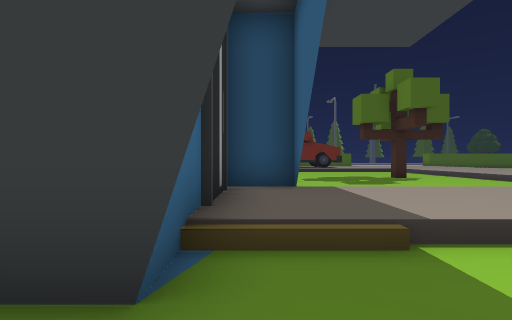
view 1 (above)

21 first-person views from a walk through a 3-D level made in the Unity game engine. The camera is 1.4 m above the floor, looks level and sees 80° across. The floor is counted in squares, 2 m on a side. Each view is taken from the middle of a square. On the plan, view 1 faces up. The plan holds only what a view shows up to about 10 squares ahead; the rest is blank. The place goes on beyond the plan. The player character is not drawn. Some animated figures are not drawn. Some surface patterns are stand-ins.

view 2
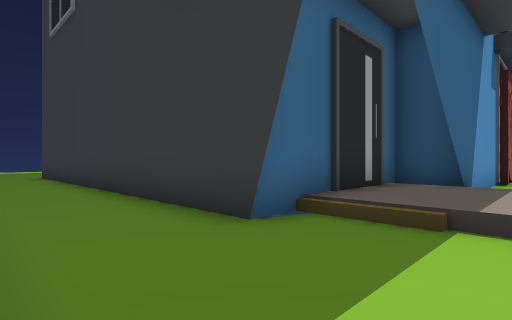

view 3
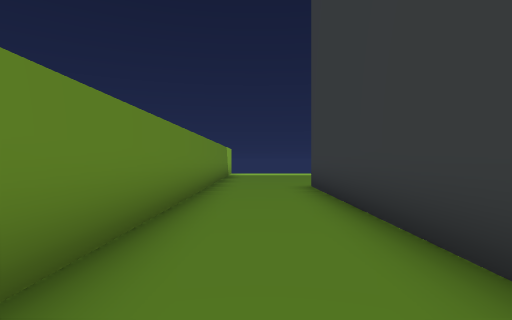

view 4
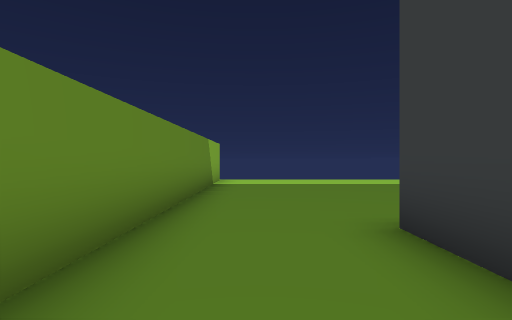

view 5
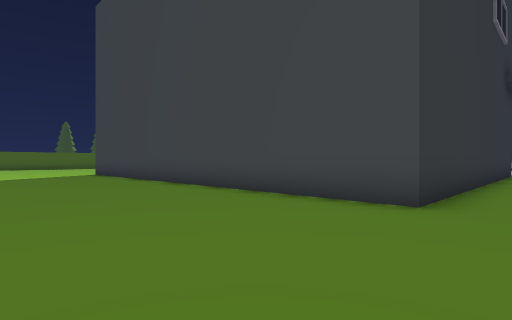

view 6
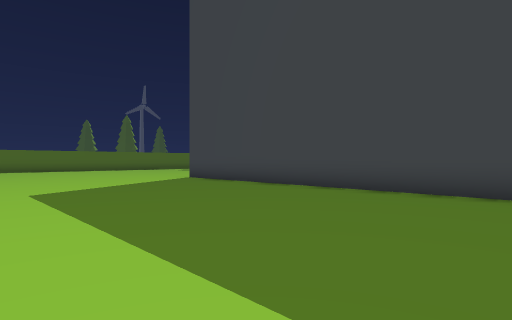

view 7
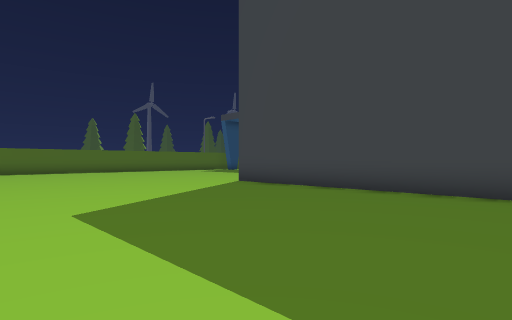

view 8
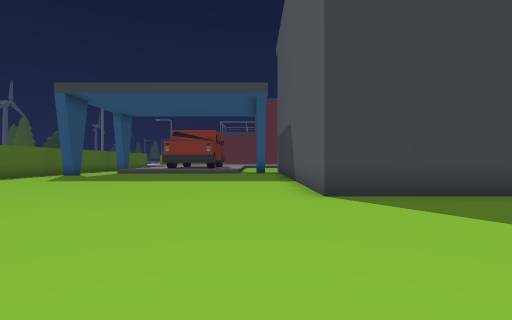

view 9
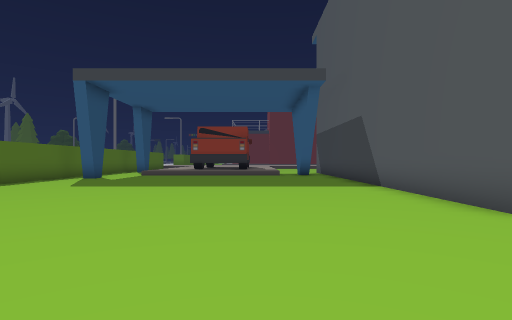

view 10
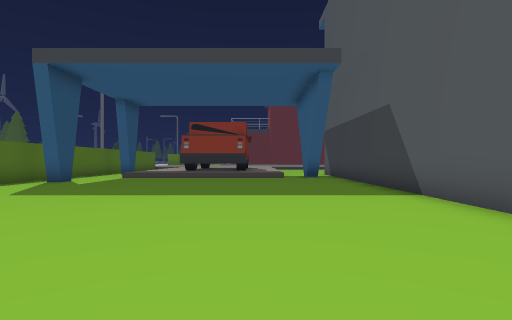

view 11
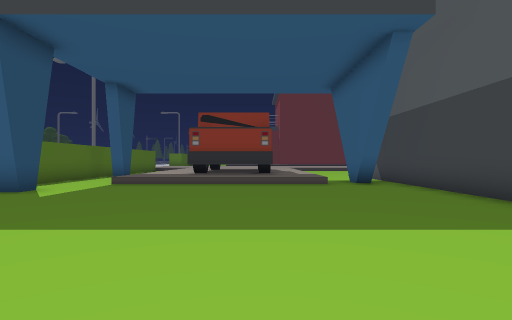

view 12
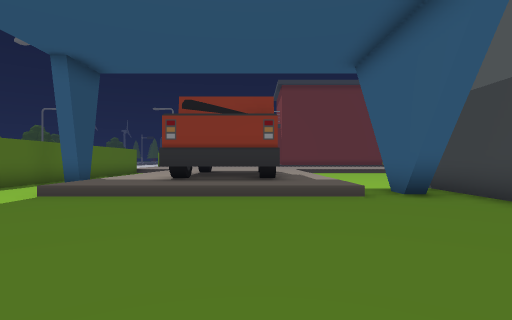

view 13
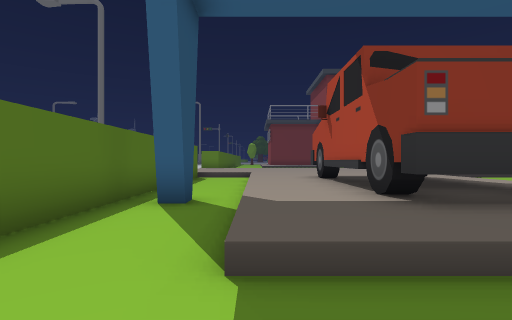

view 14
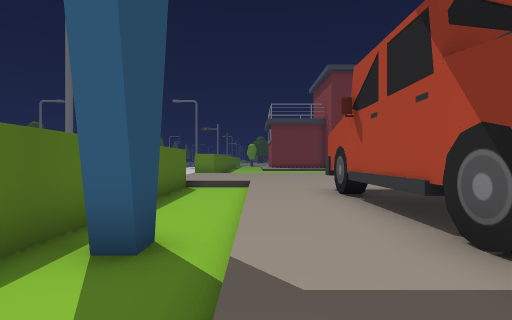

view 15
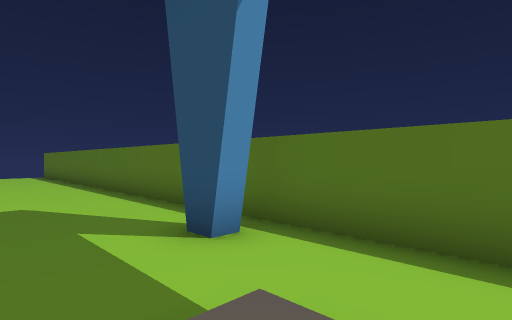

view 16
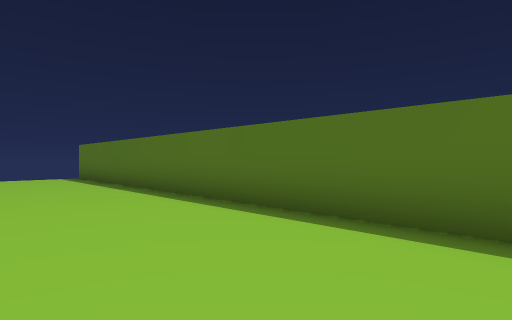

view 17
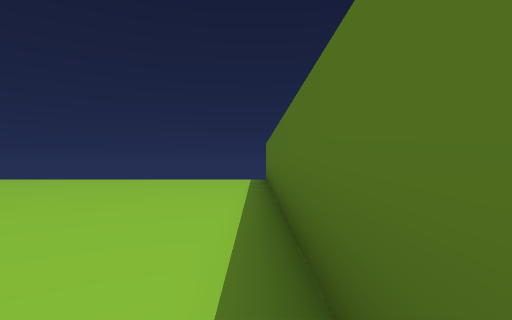

view 18
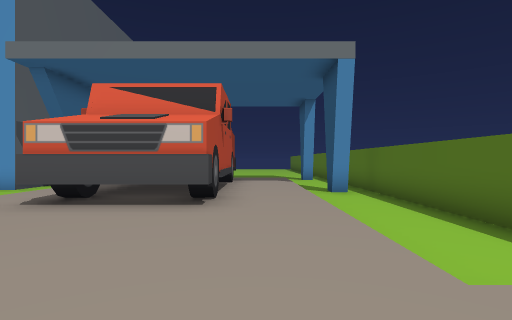

view 19
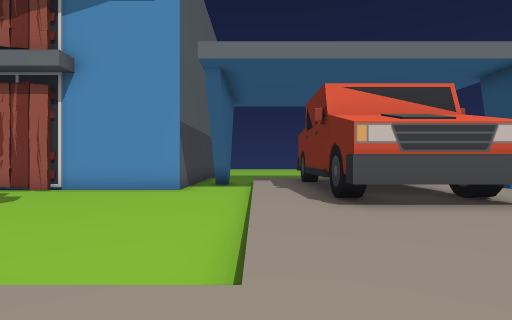

view 20
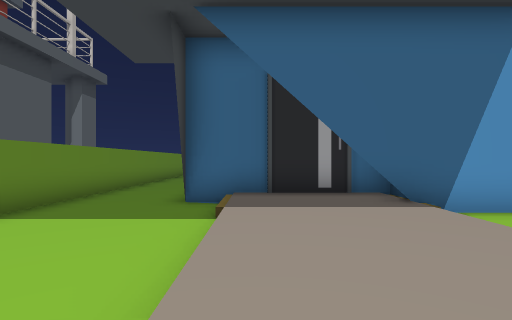

view 21
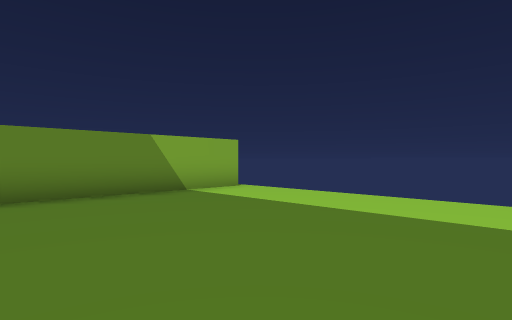

### Floor plan
Key: @ floor where view 1 was taken; # wall or solid block; . main floor; : floor 0.5 m higher than the main floor; / step, stairs or slope; T truck.
Columns run from 20 left of view 1 to 10 right of it. Each row starts with its distance up from view 1.
 27   ###########################
 26  ............................
 25  ...............#....#.......
 24  .................///////////:
 23  ................./::::::::::::
 22  ................./:TTTTTT::::
 21  ................./:TT TTT:::
 20  ................./:TTTTTT:::
 19  ................./:::::::::::
 18  .................///////////::
 17   ................##.........:
 16   ...........................
 15   ......#############.......
 14   ......#           #......
 13  .......#           #....
 12  .......#           #...
 11  .......#           ##.
 10  .......#           ##......
  9  .......#           #.......
  8  .......#           #.......
  7  .......#           #..
  6  .......#          ###..
  5  .......#          #:#:::
  4  .......#          #::::::
  3  .......#          #:::::::
  2  .......############.....
  1  ........................
  0  ...................@...
 -1 #......................
 -2 ######################

Where each view was taken, in squares from view 1:
view 1: 0 up, 0 right, facing up
view 2: 1 down, 2 right, facing up-left
view 3: 0 up, 4 left, facing left
view 4: 0 up, 9 left, facing left
view 5: 0 up, 17 left, facing up-right
view 6: 5 up, 19 left, facing up-right
view 7: 8 up, 19 left, facing up-right
view 8: 17 up, 18 left, facing right
view 9: 19 up, 16 left, facing right
view 10: 19 up, 14 left, facing right
view 11: 20 up, 11 left, facing right
view 12: 20 up, 8 left, facing right
view 13: 24 up, 4 left, facing right
view 14: 24 up, 2 left, facing right
view 15: 23 up, 1 left, facing up-left
view 16: 23 up, 7 left, facing up-left
view 17: 26 up, 9 left, facing left
view 18: 23 up, 10 right, facing left
view 19: 18 up, 10 right, facing left
view 20: 3 up, 6 right, facing left
view 21: 5 up, 14 left, facing down-left
